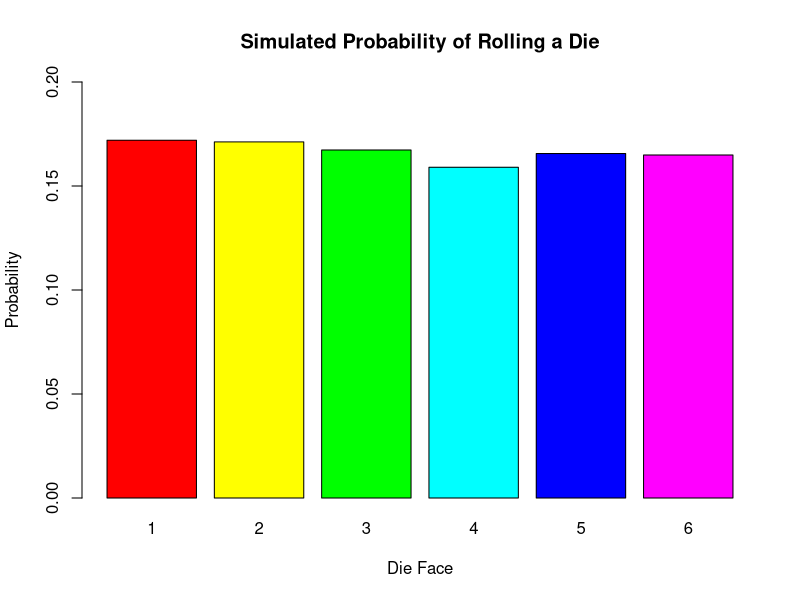

The R source for this figure:
# Set seed for reproducibility
set.seed(123)

# Number of times the dice is rolled
n <- 10000

# Simulate rolling the die 'n' times
rolls <- sample(1:6, size = n, replace = TRUE)

# Create a table of outcomes
outcome_table <- table(rolls)

# Calculate probabilities
probabilities <- outcome_table / n

# Print frequency table
print(outcome_table)

# Print simulated probabilities
print(probabilities)

# Optional: Bar plot for visualization
barplot(probabilities,
        main = "Simulated Probability of Rolling a Die",
        xlab = "Die Face",
        ylab = "Probability",
        col = rainbow(6),
        ylim = c(0, 0.2))
